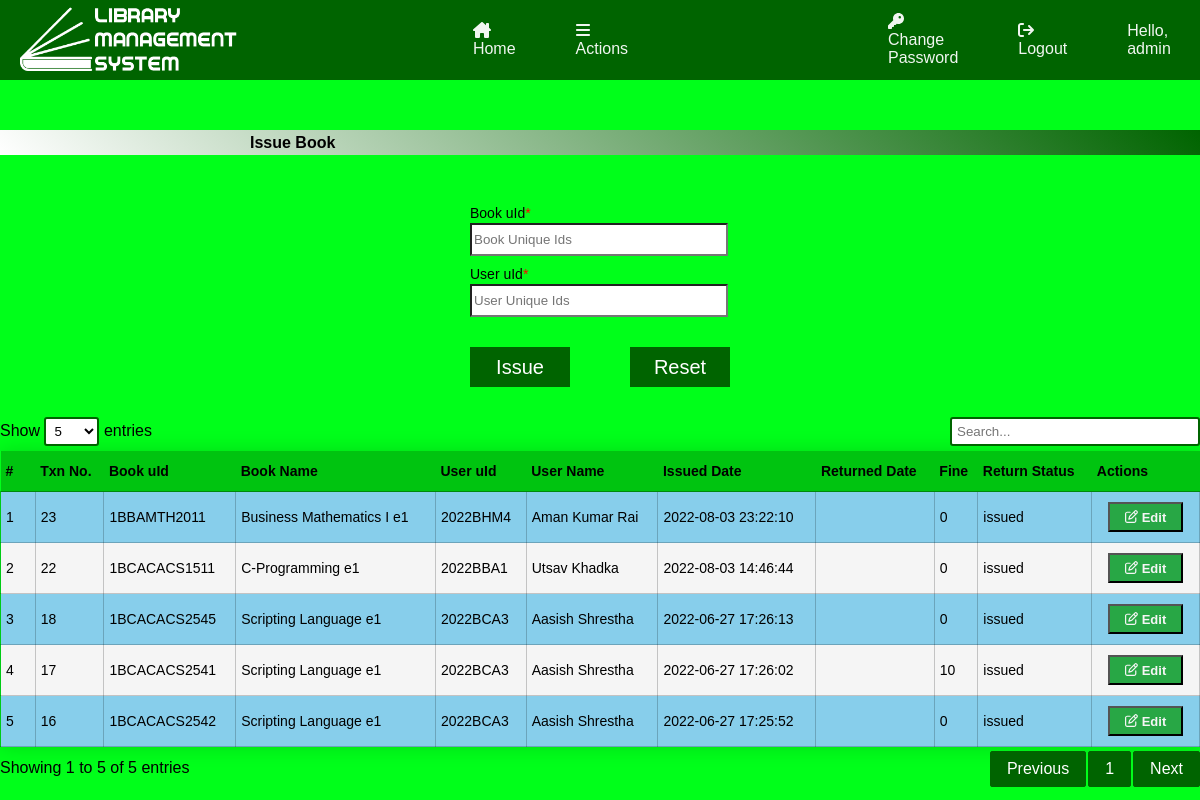
The app's page /Admins/issueBook.php (signed in) with its own data.
### tables this page shows
CREATE TABLE `issue_tbl` (
  `txn_no` int(100) NOT NULL,
  `book_uid` varchar(100) NOT NULL,
  `user_uid` varchar(100) NOT NULL,
  `issued_date` datetime DEFAULT NULL,
  `returned_date` datetime DEFAULT NULL,
  `return_status` varchar(44) NOT NULL,
  `fine` int(60) NOT NULL DEFAULT 0,
  `timestamp` datetime(6) NOT NULL
);

CREATE TABLE `book_details_tbl` (
  `bid` int(20) NOT NULL,
  `bname` varchar(100) NOT NULL,
  `book_id` varchar(50) NOT NULL,
  `faculty_id` int(20) NOT NULL,
  `subcode` varchar(40) NOT NULL,
  `year` varchar(15) NOT NULL,
  `semester` varchar(10) NOT NULL,
  `edition` int(10) NOT NULL,
  `category_id` int(20) NOT NULL,
  `publication` varchar(100) NOT NULL,
  `author` varchar(100) NOT NULL,
  `price` int(20) NOT NULL,
  `rack_no` varchar(10) NOT NULL,
  `total_qty` int(20) NOT NULL DEFAULT 0,
  `issued_qty` int(20) NOT NULL DEFAULT 0,
  `available_qty` int(20) NOT NULL DEFAULT 0
);

CREATE TABLE `user_tbl` (
  `id` int(20) NOT NULL,
  `fname` varchar(50) NOT NULL,
  `mname` varchar(50) NOT NULL,
  `lname` varchar(50) NOT NULL,
  `email` varchar(100) NOT NULL,
  `role` varchar(44) NOT NULL,
  `user_uid` varchar(60) NOT NULL,
  `password` varchar(40) NOT NULL
);

### Admins/displayIssueBook.php (the view)
<section class="table-container">
    <table class="table" id="myTable">
        <thead>
            <tr>
                <th>#</th>
                <th>Txn No.</th>
                <th>Book uId</th>
                <th>Book Name</th>
                <th>User uId</th>
                <th>User Name</th>
                <th>Issued Date</th>
                <th>Returned Date</th>
                <th>Fine</th>
                <th>Return Status</th>
                <th>Actions</th>
            </tr>
        </thead>
        <tbody>
            <?php
            $counter = 0;
            $sql = "SELECT * FROM `issue_tbl` WHERE `return_status`='issued' ORDER BY `issued_date` DESC";
            $result = mysqli_query($conn, $sql);
            $num = mysqli_num_rows($result);
            if ($num > 0) {
                while ($rows = mysqli_fetch_assoc($result)) {
                    $txn_no = $rows['txn_no'];
                    $book_uid = $rows['book_uid'];
                    $user_uid = $rows['user_uid'];
                    $issued_date = $rows['issued_date'];
                    $returnrd_date = $rows['returned_date'];
                    $fine = $rows['fine'];
                    $return_status = $rows['return_status'];
            ?>
                    <tr>
                        <?php
                        $query1 = "SELECT book_details_tbl.bname FROM book_details_tbl INNER JOIN book_tbl ON book_details_tbl.book_id = book_tbl.bookid INNER JOIN issue_tbl ON book_tbl.bookuid=issue_tbl.book_uid WHERE issue_tbl.book_uid='$book_uid'";
                        $result1 = mysqli_query($conn, $query1);
                        $row1 = mysqli_fetch_assoc($result1);
                        $bname = $row1['bname'];
                        $query3 = "SELECT * FROM user_tbl WHERE `user_uid`='$user_uid'";
                        $result3 = mysqli_query($conn, $query3);
                        $num3 = mysqli_num_rows($result3);
                        if ($num3 > 0) {
                            $row3 = mysqli_fetch_assoc($result3);
                            $fname = $row3['fname'];
                            $mname = $row3['mname'];
                            $lname = $row3['lname'];
                            $name = $fname . " " . $mname . " " . $lname;
                        }
                        ?>
                        <td><?php echo ++$counter; ?></td>
                        <td><?php echo $txn_no; ?></td>
                        <td><?php echo $book_uid; ?></td>
                        <td><?php echo $bname; ?></td>
                        <td><?php echo $user_uid; ?></td>
                        <td><?php echo $name; ?></td>
                        <td><?php echo $issued_date; ?></td>
                        <td><?php echo $returnrd_date; ?></td>
                        <td><?php echo $fine; ?></td>
                        <td><?php echo $return_status; ?></td>
                        <td>
                            <div class="actions">
                                <div class="action-btn">
                                    <div>
                                        <?php if ($return_status == 'issued') { ?>
                                            <button class="edit-btn all-btn" onclick="location.href='issueBook.php?txn_no=<?php echo $txn_no; ?>&stat=e'"><i class="fa-regular fa-pen-to-square"></i>
                                                Edit</button>
                                        <?php } ?>
                                    </div>
                                </div>
                            </div>
                        </td>
                    </tr>
            <?php }
            }
            ?>
        </tbody>
    </table>
</section>

### Admins/adminHeader.php (shortened to what this page needs)
<!DOCTYPE html>
<html lang="en">
<head>
    <link rel="stylesheet" href="../css/header.css">
</head>
<body>
    <main class="header-container">
        <figure class="logo">
           <a href="adminHome.php"> <img src="../Image/lmswhite.png" alt="LMS Logo"></a>
        </figure>
        <nav class="nav-bar">
            <ul>
                <li><a href="adminHome.php"><span><i class="fa-solid fa-house-chimney"></i></span> Home</a></li>
                <li><a href="#"><span><i class="fa-solid fa-bars"></i></span> Actions</a>
            </li>
            </ul>
        </nav>
        <div class="other-menu nav-bar">
            <ul>
                <li><a href="adminChangePassword.php?a=2"><span><i class="fa-solid fa-key"></i></span> Change Password</a></li>
                <li><a href="../logout.php"><span><i class="fa-solid fa-arrow-right-from-bracket"></i></span> Logout</a></li>
                <li><a href="adminHome.php">Hello, <?php echo $_SESSION['role'].'<br>'.$_SESSION['name'];?></a></li>
            </ul>
        </div>
    </main>
</body>
</html>

### Admins/issueBook.php (shortened to what this page needs)
<?php require('adminHeader.php');
require('../config.php');
?>
<!DOCTYPE html>
<html lang="en">
<head>
    <link rel="stylesheet" href="css/addForm.css">
    <link rel="stylesheet" href="../css/table.css">
    <link rel="stylesheet" href="../Assets/jquery-ui-1.13.1/jquery-ui.css">
</head>
<body>
    <header>
        <div class="title">
            <h4>Issue Book</h4>
        </div>
    </header>
    <div class="content">
        <main class="form-container">
            <form action="#" method="POST" class="studentForm">
                <?php if (isset($_GET['b'])) {
                    @$book = $_GET['b'];
                ?> <div class="form-group">
                        <label for="bookid">Book uId<span style="color: red;">*</span></label>
                        <input type="text" id="issue-book" value="<?php echo $book ?>" name="bookuid" placeholder="Book Unique Ids" required>
                    </div>
                <?php } else { ?>
                    <div class="form-group">
                        <label for="bookid">Book uId<span style="color: red;">*</span></label>
                        <input type="text" id="issue-book" name="bookuid" placeholder="Book Unique Ids" required>
                    </div> <?php } ?>
                <div class="form-group">
                    <label for="userid">User uId<span style="color: red;">*</span></label>
                    <input type="text" id="user-lib" name="useruid" placeholder="User Unique Ids" required>
                </div>
                <div class="form-row">
                    <div class="form-btn">
                        <input type="submit" class="fbtn" name="issue" value="Issue">
                    </div>
                    <div class="form-btn">
                        <input type="reset" class="fbtn" name="reset" value="Reset">
                    </div>
                </div>
            </form>
        </main>
        <?php require('displayIssueBook.php') ?>
    </div>
    <?php require('dataTable.php') ?>
</body>
</html>

### Admins/dataTable.php (shortened to what this page needs)
<link rel="stylesheet" href="../Assets/DataTables/datatables.css">

### css/header.css (style rules this page uses)
* { margin: 0; padding: 0; }
body { background-color: rgb(0, 255, 26); font-family: Arial, Helvetica, sans-serif; background-repeat: no-repeat; background-attachment: fixed; }
.header-container { position: relative; z-index: 2; background-color: #006400; height: 80px; display: flex; align-items: center; }
img { height: 70px; }
.logo { height: 70px; margin-left: 20px; }
.nav-bar { margin-left: 200px; }
.nav-bar ul { display: flex; align-items: center; justify-content: center; list-style: none; }
.nav-bar ul li { padding: 10px; margin: 5px 20px 5px 20px; }
.nav-bar ul li a { color: rgba(255, 255, 255, 0.94); text-decoration: none; }
.other-menu { margin-left: 200px; }

### Admins/css/addForm.css (style rules this page uses)
:root { --green: #006400; }
* { padding: 0; margin: 0; }
header .title { height: 25px; background: linear-gradient(45deg, white,var(--green)); padding-left: 250px; margin: 50px 0; line-height: 25px; display: flex; }
.content { display: grid; place-items: center; }
.form-row { display: flex; }
.form-group { display: flex; flex-direction: column; margin: 0 30px 10px; }
.form-group label { font-size: 14px; margin-bottom: 2px; }
.form-group input, .form-group select { width: 250px; height: 25px; padding: 2px; background-color: white; }
.form-btn { margin: 20px 30px 10px 30px; }
.form-btn .fbtn { padding: 5px; background-color: var(--green); color: white; border: none; cursor: pointer; min-width: 100px; font-size: 20px; height: 40px; }

### css/table.css (style rules this page uses)
:root { --green: #006400; }
* { padding: 0; margin: 0; font-family: Arial, Helvetica, sans-serif; }
.table-container { display: flex; justify-content: center; }
.table { border-collapse: collapse; margin: 25px 0; font-size: 0.9em; box-shadow: 0 0 20px rgba(0, 0, 0, 0.15); width: 1200px; }
.table th { padding: 5px; height: 30px; }
.table td { padding: 5px; min-width: 20px; max-width: 300px; border: 1px solid rgba(0, 0, 0, 0.203); }
.table tr { color: #000000; text-align: left; }
.table thead tr { background-color: #00640061; font-size: 14px; }
.table tbody tr { font-size: 14px; }
.table tbody tr:nth-of-type(even) { background-color: whitesmoke; }
.table tbody tr:nth-of-type(odd) { background-color: skyblue; }
.actions { display: flex; align-items: center; justify-content: space-evenly; }
.actions .action-btn { margin: 5px; }
.actions .action-btn .all-btn { width: 75px; height: 30px; padding: 5px; text-align: center; font-size: 13px; color: whitesmoke; font-weight: bold; }
.actions .action-btn .edit-btn { background-color: #28A745; }

### Assets/DataTables/datatables.css (style rules this page uses)
table.dataTable thead th, table.dataTable thead td, table.dataTable tfoot th, table.dataTable tfoot td { text-align: left; }
table.dataTable { width: 1200px; margin: 0 auto; clear: both; border-spacing: 0; }
table.dataTable thead th, table.dataTable tfoot th { font-weight: bold; }
table.dataTable thead th, table.dataTable thead td { padding: 5px; border-bottom: 1px solid rgba(0, 0, 0, 0.3); }
table.dataTable tbody tr { background-color: transparent; }
table.dataTable tbody th, table.dataTable tbody td { padding: 5px; }
table.dataTable.no-footer { border-bottom: 1px solid rgba(0, 0, 0, 0.3); }
table.dataTable th, table.dataTable td { box-sizing: content-box; }

### records on screen
issue_tbl: txn_no "23", book_uid "1BBAMTH2011", book_details_tbl.bname "Business Mathematics I e1", user_uid "2022BHM4", user_tbl.fname+mname+lname "Aman Kumar Rai", issued_date "2022-08-03 23:22:10", fine "0", return_status "issued"
issue_tbl: txn_no "22", book_uid "1BCACACS1511", book_details_tbl.bname "C-Programming e1", user_uid "2022BBA1", user_tbl.fname+mname+lname "Utsav Khadka", issued_date "2022-08-03 14:46:44", fine "0", return_status "issued"
issue_tbl: txn_no "18", book_uid "1BCACACS2545", book_details_tbl.bname "Scripting Language e1", user_uid "2022BCA3", user_tbl.fname+mname+lname "Aasish Shrestha", issued_date "2022-06-27 17:26:13", fine "0", return_status "issued"
issue_tbl: txn_no "17", book_uid "1BCACACS2541", book_details_tbl.bname "Scripting Language e1", user_uid "2022BCA3", user_tbl.fname+mname+lname "Aasish Shrestha", issued_date "2022-06-27 17:26:02", fine "10", return_status "issued"
issue_tbl: txn_no "16", book_uid "1BCACACS2542", book_details_tbl.bname "Scripting Language e1", user_uid "2022BCA3", user_tbl.fname+mname+lname "Aasish Shrestha", issued_date "2022-06-27 17:25:52", fine "0", return_status "issued"

### other values on screen
$_SESSION['role'] "admin"
